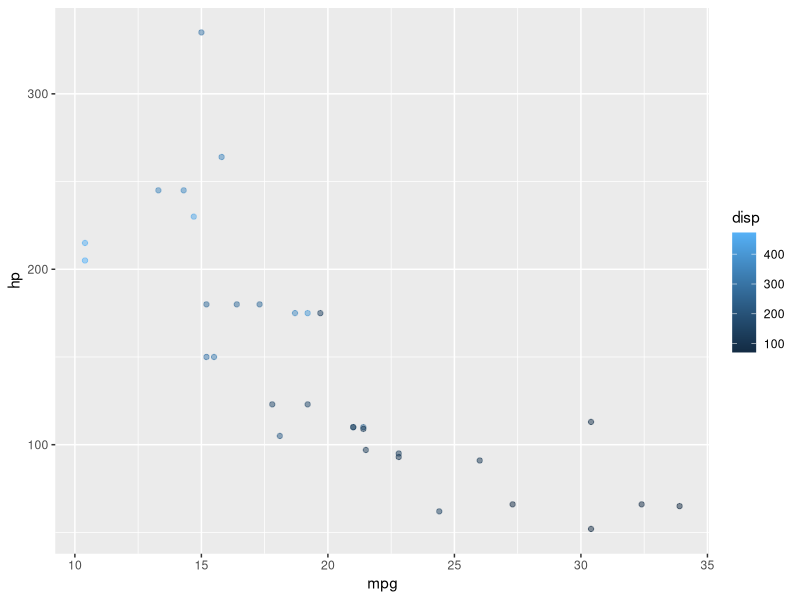
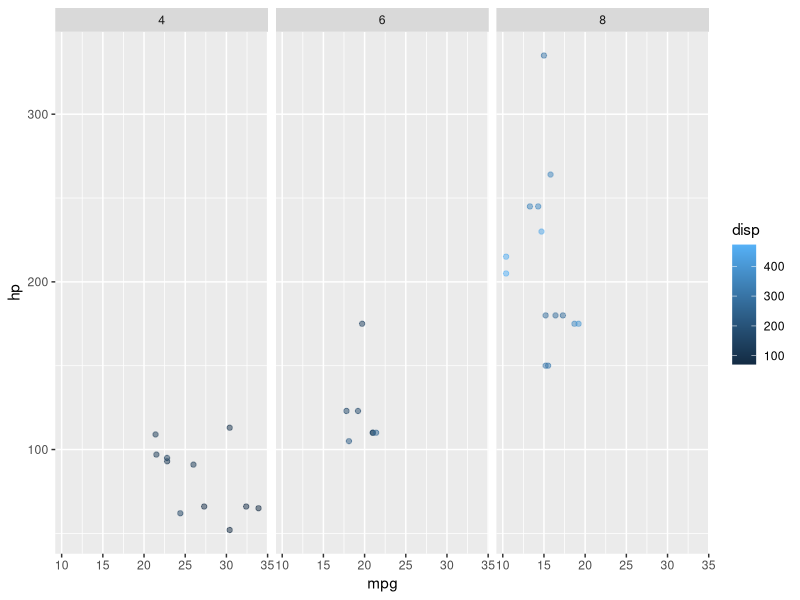
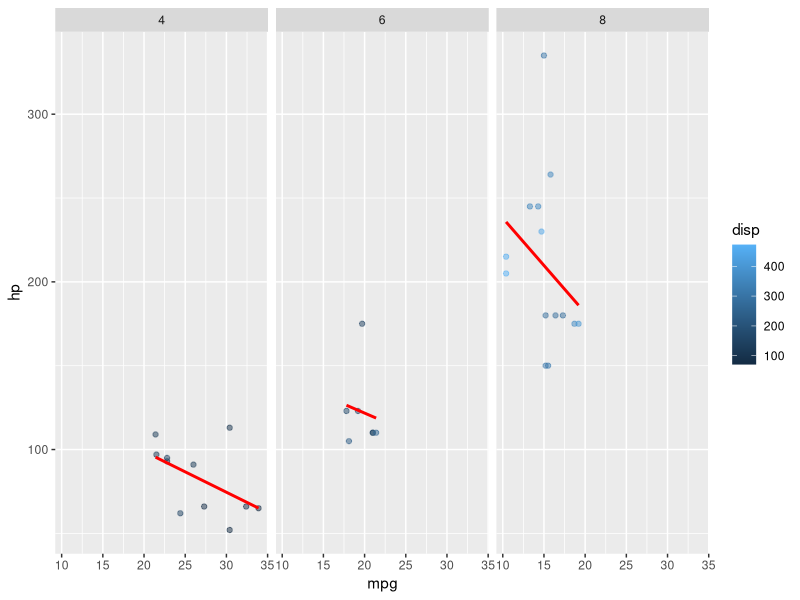
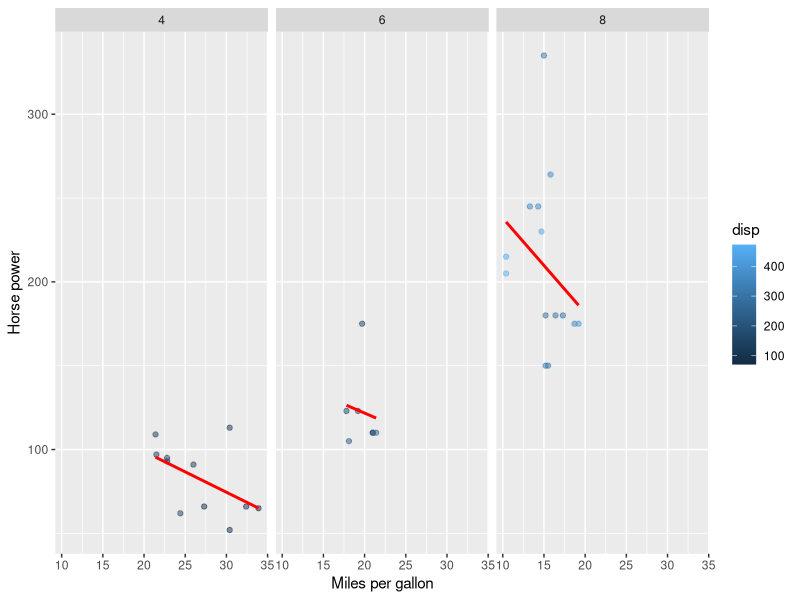
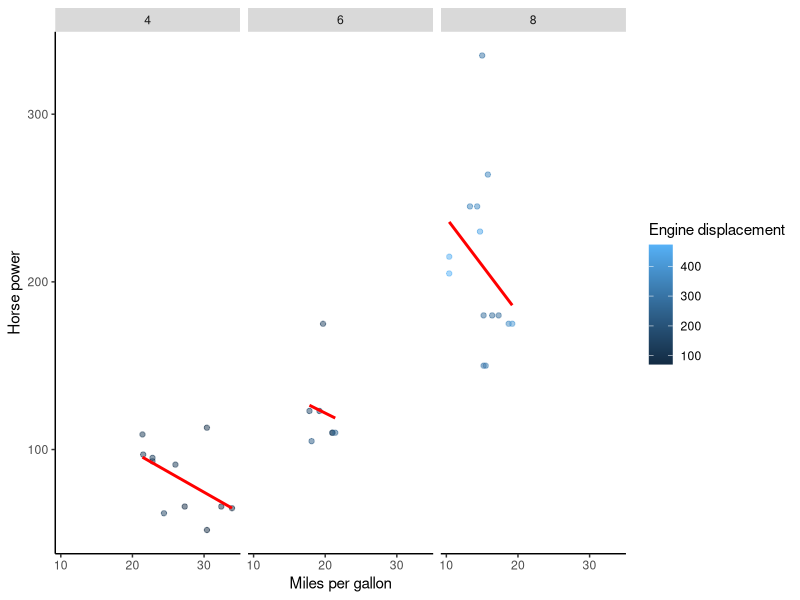
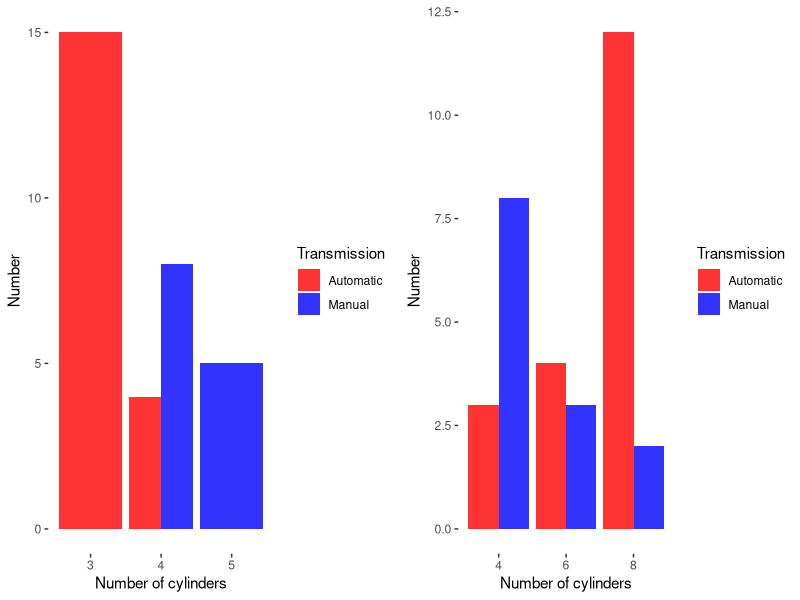
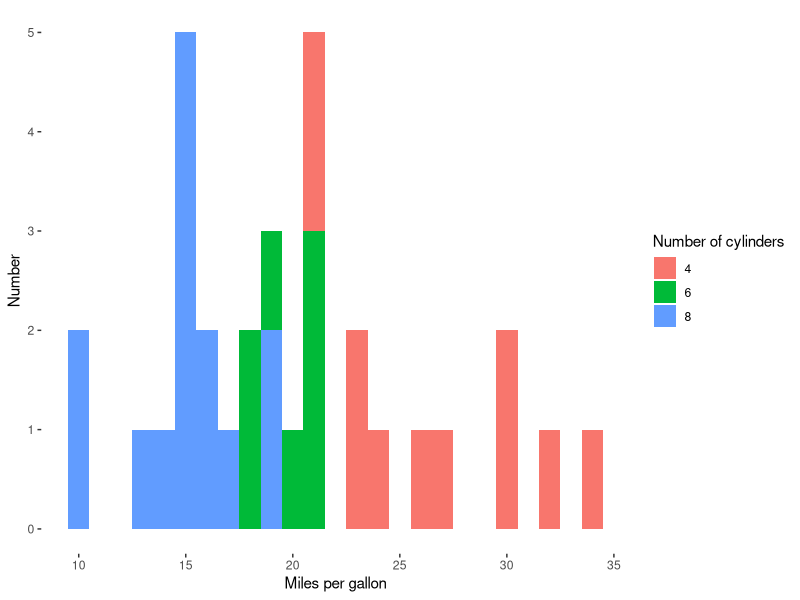
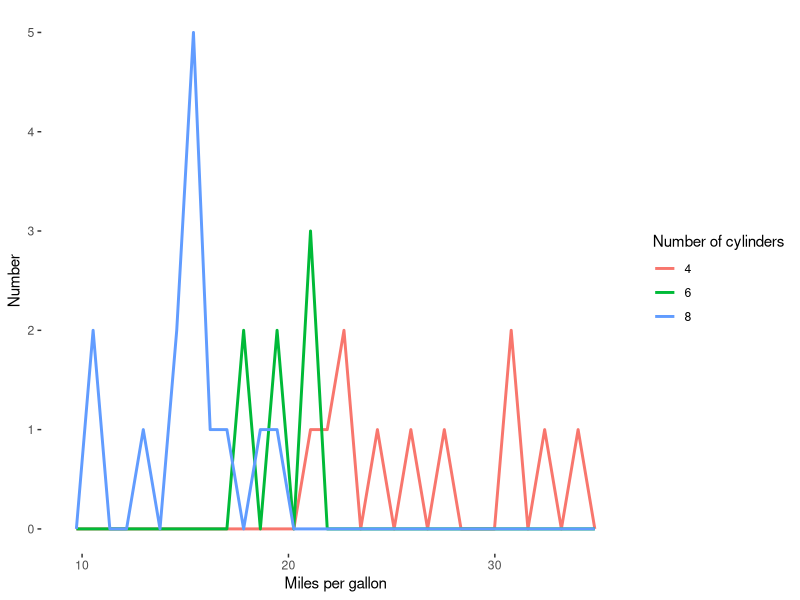

The R source for these figures, in order:
## ---- chunk 1
knitr::opts_chunk$set(echo = TRUE)
## ---- chunk 2
library(ggplot2)
library(dplyr)
library(gridExtra)
data("mtcars")
str(mtcars)
head(mtcars)
## ---- chunk 3
mtcars %>% select(cyl) %>% n_distinct()
mtcars %>% select(vs) %>% n_distinct()
mtcars %>% select(am) %>% n_distinct()
mtcars %>% select(gear) %>% n_distinct()
mtcars %>% select(carb) %>% n_distinct()
fact_cols <- c("cyl","am","gear","carb","vs")
mtcars[fact_cols]<-lapply(mtcars[fact_cols], factor) 
## ---- chunk 4
p <- ggplot(mtcars,aes(x=mpg,y=hp,col=disp))
p+geom_point(alpha=0.5)
## ---- chunk 5
p <- ggplot(mtcars,aes(x=mpg,y=hp,col=disp))
p+geom_point(alpha=0.5)+
  facet_grid(.~cyl)
## ---- chunk 6
p <- ggplot(mtcars,aes(x=mpg,y=hp,col=disp))
p+geom_point(alpha=0.5)+
  facet_grid(.~cyl)+
  stat_smooth(method="lm",se=FALSE,col="red")
## ---- chunk 7
p <- ggplot(mtcars,aes(x=mpg,y=hp,col=disp))
p+geom_point(alpha=0.5)+
  facet_grid(.~cyl)+
  stat_smooth(method="lm",se=FALSE,col="red")+
  scale_x_continuous("Miles per gallon")+
  scale_y_continuous("Horse power")
## ---- chunk 8
p <- ggplot(mtcars,aes(x=mpg,y=hp,col=disp))
p+geom_point(alpha=0.5)+
  facet_grid(.~cyl)+
  stat_smooth(method="lm",se=FALSE,col="red")+
  scale_x_continuous("Miles per gallon",breaks = c(10,20,30))+
  labs(y="Horse power",col="Engine displacement")+
  theme(panel.background = element_blank(),
        plot.background = element_blank(),
        axis.line = element_line(colour = "black"),
        panel.grid = element_blank())
## ---- chunk 9
bar_1 <-ggplot(mtcars,aes(x=gear,fill=am))+
        geom_bar(position = "dodge",alpha=0.8)+
        labs(x="Number of cylinders",y="Number")+
        scale_fill_manual("Transmission",labels=c("Automatic","Manual"),values=c("red","blue"))+
        theme(panel.background = element_rect(fill = "white"),panel.grid = element_blank())

bar_2 <-ggplot(mtcars,aes(x=cyl,fill=am))+
        geom_bar(position = "dodge",alpha=0.8)+
        labs(x="Number of cylinders",y="Number")+
        scale_fill_manual("Transmission",labels=c("Automatic","Manual"),values=c("red","blue"))+
        theme(panel.background = element_rect(fill = "white"),panel.grid = element_blank())
grid.arrange(bar_1,bar_2,ncol=2)
## ---- chunk 10
ggplot(mtcars,aes(x=mpg,fill=cyl))+
geom_histogram(binwidth = 1)+
labs(x="Miles per gallon",y="Number",fill="Number of cylinders")+
theme(panel.background=element_rect(fill="white"),panel.grid=element_blank())

ggplot(mtcars,aes(x=mpg,col=cyl))+
geom_freqpoly(lwd=1)+
labs(x="Miles per gallon",y="Number",col="Number of cylinders")+
theme(panel.background=element_rect(fill="white"),panel.grid=element_blank())
